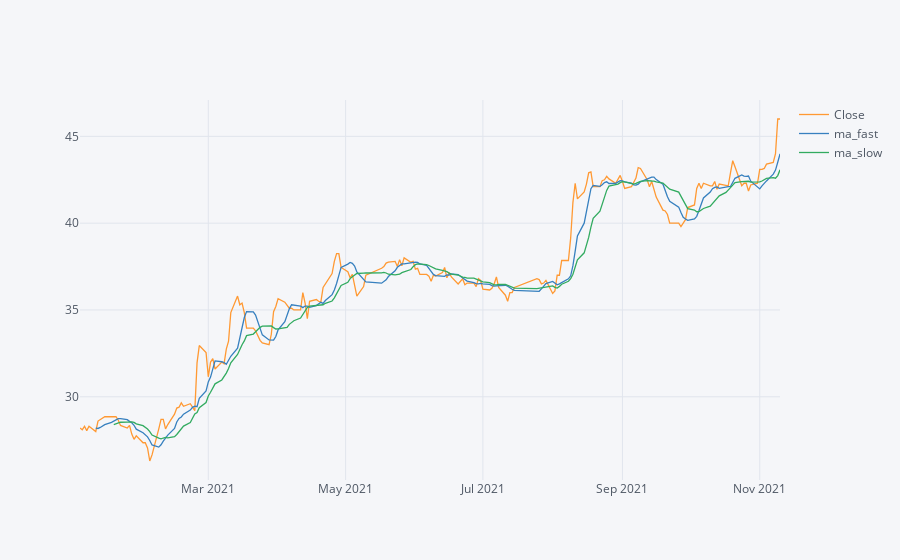

Here is the notebook cell this chart was saved with:
### Code cell
fast_trend = df.Open.rolling(window=short_trend_days).mean()
slow_trend = df.Open.rolling(window=long_trend_days).mean()

df['ma_fast'] = fast_trend
df['ma_slow'] = slow_trend
df[['Close','ma_fast','ma_slow']].iplot()

### Figure 1 — Plotly figure (JSON) as saved in the notebook; plotly's stock layout.template omitted (floating-point values rounded to 4 significant figures; data arrays with more than 128 entries replaced by an {"elided": "..."} marker saying what was removed)
{"data": [{"line": {"color": "rgba(255, 153, 51, 1.0)", "dash": "solid", "shape": "linear", "width": 1.3}, "mode": "lines", "name": "Close", "text": "", "type": "scatter", "x": {"elided": "214 str values"}, "y": {"elided": "214 float values"}}, {"line": {"color": "rgba(55, 128, 191, 1.0)", "dash": "solid", "shape": "linear", "width": 1.3}, "mode": "lines", "name": "ma_fast", "text": "", "type": "scatter", "x": {"elided": "214 str values"}, "y": {"elided": "214 mixed values"}}, {"line": {"color": "rgba(50, 171, 96, 1.0)", "dash": "solid", "shape": "linear", "width": 1.3}, "mode": "lines", "name": "ma_slow", "text": "", "type": "scatter", "x": {"elided": "214 str values"}, "y": {"elided": "214 mixed values"}}], "layout": {"legend": {"bgcolor": "#F5F6F9", "font": {"color": "#4D5663"}}, "paper_bgcolor": "#F5F6F9", "plot_bgcolor": "#F5F6F9", "title": {"font": {"color": "#4D5663"}}, "xaxis": {"gridcolor": "#E1E5ED", "showgrid": true, "tickfont": {"color": "#4D5663"}, "title": {"font": {"color": "#4D5663"}, "text": ""}, "zerolinecolor": "#E1E5ED"}, "yaxis": {"gridcolor": "#E1E5ED", "showgrid": true, "tickfont": {"color": "#4D5663"}, "title": {"font": {"color": "#4D5663"}, "text": ""}, "zerolinecolor": "#E1E5ED"}}}
